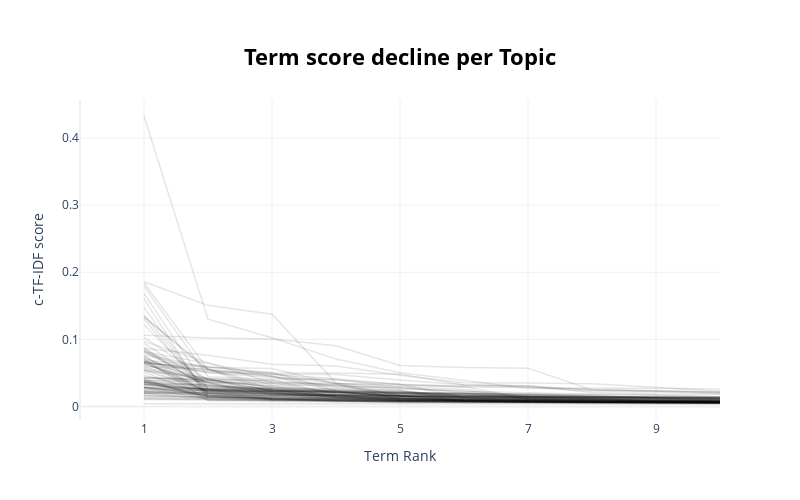

Write notebook code for a chart like this one.
### Code cell
model.visualize_term_rank()

### Figure 1 — Plotly figure (JSON) as saved in the notebook; plotly's stock layout.template omitted (floating-point values rounded to 4 significant figures)
{"data": [{"hovertext": "<b>Topic -1</b>:we_your_nt_vaccine_will_he_my_can_", "line": {"color": "black", "width": 1.5}, "mode": "lines+lines", "name": "", "opacity": 0.1, "type": "scatter", "x": [1, 2, 3, 4, 5, 6, 7, 8, 9, 10], "y": [0.003997, 0.003889, 0.003844, 0.003844, 0.00374, 0.003727, 0.00372, 0.00368, 0.003641, 0.003624]}, {"hovertext": "<b>Topic 0</b>:yahoo_gt_pcr_remote_covid19_rt_web_", "line": {"color": "black", "width": 1.5}, "mode": "lines+lines", "name": "", "opacity": 0.1, "type": "scatter", "x": [1, 2, 3, 4, 5, 6, 7, 8, 9, 10], "y": [0.01676, 0.01422, 0.01304, 0.008888, 0.007935, 0.007786, 0.007576, 0.006448, 0.005546, 0.005412]}, {"hovertext": "<b>Topic 1</b>:vaccine_vaccinated_vaccines_vaccina", "line": {"color": "black", "width": 1.5}, "mode": "lines+lines", "name": "", "opacity": 0.1, "type": "scatter", "x": [1, 2, 3, 4, 5, 6, 7, 8, 9, 10], "y": [0.03254, 0.02543, 0.01902, 0.01306, 0.01233, 0.007558, 0.006569, 0.006563, 0.00632, 0.006244]}, {"hovertext": "<b>Topic 2</b>:el_los_es_que_mascarilla_cuarentena", "line": {"color": "black", "width": 1.5}, "mode": "lines+lines", "name": "", "opacity": 0.1, "type": "scatter", "x": [1, 2, 3, 4, 5, 6, 7, 8, 9, 10], "y": [0.0259, 0.02571, 0.02262, 0.02127, 0.01926, 0.01901, 0.01755, 0.01496, 0.01288, 0.01161]}, {"hovertext": "<b>Topic 3</b>:coronavirus_coronavrus_por_los_que_", "line": {"color": "black", "width": 1.5}, "mode": "lines+lines", "name": "", "opacity": 0.1, "type": "scatter", "x": [1, 2, 3, 4, 5, 6, 7, 8, 9, 10], "y": [0.0362, 0.01655, 0.01517, 0.01322, 0.00971, 0.009472, 0.008851, 0.007475, 0.007465, 0.006358]}, {"hovertext": "<b>Topic 4</b>:china_chinese_coronavirus_outbreak_", "line": {"color": "black", "width": 1.5}, "mode": "lines+lines", "name": "", "opacity": 0.1, "type": "scatter", "x": [1, 2, 3, 4, 5, 6, 7, 8, 9, 10], "y": [0.07306, 0.03542, 0.01151, 0.008237, 0.006925, 0.006578, 0.006257, 0.005237, 0.005005, 0.004948]}, {"hovertext": "<b>Topic 5</b>:fuck_lol_love_omg_lmao_surprised_sh", "line": {"color": "black", "width": 1.5}, "mode": "lines+lines", "name": "", "opacity": 0.1, "type": "scatter", "x": [1, 2, 3, 4, 5, 6, 7, 8, 9, 10], "y": [0.02263, 0.02049, 0.01764, 0.01617, 0.01481, 0.01373, 0.01362, 0.01298, 0.01264, 0.01139]}, {"hovertext": "<b>Topic 6</b>:schools_school_students_education_t", "line": {"color": "black", "width": 1.5}, "mode": "lines+lines", "name": "", "opacity": 0.1, "type": "scatter", "x": [1, 2, 3, 4, 5, 6, 7, 8, 9, 10], "y": [0.03836, 0.03672, 0.03027, 0.01474, 0.01427, 0.01305, 0.008736, 0.008672, 0.00773, 0.00764]}, {"hovertext": "<b>Topic 7</b>:es_vacunas_los_vacuna_el_por_una_cu", "line": {"color": "black", "width": 1.5}, "mode": "lines+lines", "name": "", "opacity": 0.1, "type": "scatter", "x": [1, 2, 3, 4, 5, 6, 7, 8, 9, 10], "y": [0.02818, 0.02601, 0.02444, 0.02443, 0.02141, 0.01909, 0.01606, 0.01505, 0.01322, 0.01295]}, {"hovertext": "<b>Topic 8</b>:el_los_vacunacin_vacunas_vacuna_que", "line": {"color": "black", "width": 1.5}, "mode": "lines+lines", "name": "", "opacity": 0.1, "type": "scatter", "x": [1, 2, 3, 4, 5, 6, 7, 8, 9, 10], "y": [0.02867, 0.01709, 0.01625, 0.01585, 0.01241, 0.01007, 0.009955, 0.008976, 0.007747, 0.007561]}, {"hovertext": "<b>Topic 9</b>:und_der_nicht_ich_das_fr_auf_corona", "line": {"color": "black", "width": 1.5}, "mode": "lines+lines", "name": "", "opacity": 0.1, "type": "scatter", "x": [1, 2, 3, 4, 5, 6, 7, 8, 9, 10], "y": [0.06924, 0.05958, 0.04846, 0.0475, 0.03954, 0.03235, 0.03041, 0.02541, 0.02263, 0.02167]}, {"hovertext": "<b>Topic 10</b>:pandemic_birthday_wave_during_crui", "line": {"color": "black", "width": 1.5}, "mode": "lines+lines", "name": "", "opacity": 0.1, "type": "scatter", "x": [1, 2, 3, 4, 5, 6, 7, 8, 9, 10], "y": [0.03583, 0.01441, 0.01249, 0.008631, 0.007864, 0.005611, 0.005595, 0.005591, 0.005305, 0.005206]}, {"hovertext": "<b>Topic 11</b>:thread_here_louder_thanks_thank_ho", "line": {"color": "black", "width": 1.5}, "mode": "lines+lines", "name": "", "opacity": 0.1, "type": "scatter", "x": [1, 2, 3, 4, 5, 6, 7, 8, 9, 10], "y": [0.02746, 0.01161, 0.009981, 0.009521, 0.008651, 0.008223, 0.006413, 0.006097, 0.005735, 0.005608]}, {"hovertext": "<b>Topic 12</b>:gon_he_covid_get_soon_na_got_still", "line": {"color": "black", "width": 1.5}, "mode": "lines+lines", "name": "", "opacity": 0.1, "type": "scatter", "x": [1, 2, 3, 4, 5, 6, 7, 8, 9, 10], "y": [0.01049, 0.009296, 0.008814, 0.00852, 0.006667, 0.006539, 0.006388, 0.006181, 0.005268, 0.005214]}, {"hovertext": "<b>Topic 13</b>:el_virus_por_es_los_si_la_una_como", "line": {"color": "black", "width": 1.5}, "mode": "lines+lines", "name": "", "opacity": 0.1, "type": "scatter", "x": [1, 2, 3, 4, 5, 6, 7, 8, 9, 10], "y": [0.03519, 0.02539, 0.02236, 0.02199, 0.0207, 0.01422, 0.0139, 0.0109, 0.0106, 0.007628]}, {"hovertext": "<b>Topic 14</b>:pandemic_distancing_social_science", "line": {"color": "black", "width": 1.5}, "mode": "lines+lines", "name": "", "opacity": 0.1, "type": "scatter", "x": [1, 2, 3, 4, 5, 6, 7, 8, 9, 10], "y": [0.03625, 0.02435, 0.0216, 0.009463, 0.008406, 0.007705, 0.0075, 0.006642, 0.006133, 0.005412]}, {"hovertext": "<b>Topic 15</b>:here_contact_tracing_numbers_testi", "line": {"color": "black", "width": 1.5}, "mode": "lines+lines", "name": "", "opacity": 0.1, "type": "scatter", "x": [1, 2, 3, 4, 5, 6, 7, 8, 9, 10], "y": [0.01141, 0.01074, 0.01049, 0.008781, 0.006214, 0.006041, 0.00593, 0.004563, 0.004543, 0.004539]}, {"hovertext": "<b>Topic 16</b>:via_covid19_5g_video_update_app_po", "line": {"color": "black", "width": 1.5}, "mode": "lines+lines", "name": "", "opacity": 0.1, "type": "scatter", "x": [1, 2, 3, 4, 5, 6, 7, 8, 9, 10], "y": [0.01488, 0.01448, 0.008813, 0.008276, 0.005822, 0.005793, 0.005782, 0.00441, 0.004248, 0.004178]}, {"hovertext": "<b>Topic 17</b>:sports_games_teams_nfl_sport_baseb", "line": {"color": "black", "width": 1.5}, "mode": "lines+lines", "name": "", "opacity": 0.1, "type": "scatter", "x": [1, 2, 3, 4, 5, 6, 7, 8, 9, 10], "y": [0.01681, 0.01325, 0.01133, 0.01028, 0.008847, 0.008366, 0.008018, 0.007651, 0.006428, 0.005889]}, {"hovertext": "<b>Topic 18</b>:pandemia_uma_fauci_quarentena_isso", "line": {"color": "black", "width": 1.5}, "mode": "lines+lines", "name": "", "opacity": 0.1, "type": "scatter", "x": [1, 2, 3, 4, 5, 6, 7, 8, 9, 10], "y": [0.03185, 0.02599, 0.02389, 0.0209, 0.01629, 0.01283, 0.01255, 0.0125, 0.0105, 0.01011]}, {"hovertext": "<b>Topic 19</b>:lockdown_during_when_tier_lockdown", "line": {"color": "black", "width": 1.5}, "mode": "lines+lines", "name": "", "opacity": 0.1, "type": "scatter", "x": [1, 2, 3, 4, 5, 6, 7, 8, 9, 10], "y": [0.07044, 0.008448, 0.007231, 0.007125, 0.00701, 0.006654, 0.006222, 0.006115, 0.005903, 0.005844]}, {"hovertext": "<b>Topic 20</b>:lockdown_curfew_2021_19_yazokuluya", "line": {"color": "black", "width": 1.5}, "mode": "lines+lines", "name": "", "opacity": 0.1, "type": "scatter", "x": [1, 2, 3, 4, 5, 6, 7, 8, 9, 10], "y": [0.05674, 0.04198, 0.03629, 0.03191, 0.01689, 0.01477, 0.01392, 0.01103, 0.01068, 0.009903]}, {"hovertext": "<b>Topic 21</b>:test_tested_pcr_positive_tests_tes", "line": {"color": "black", "width": 1.5}, "mode": "lines+lines", "name": "", "opacity": 0.1, "type": "scatter", "x": [1, 2, 3, 4, 5, 6, 7, 8, 9, 10], "y": [0.06319, 0.03514, 0.03441, 0.02919, 0.02894, 0.02508, 0.01153, 0.006408, 0.006204, 0.006153]}, {"hovertext": "<b>Topic 22</b>:dengan_indonesia_dalam_kesehatan_p", "line": {"color": "black", "width": 1.5}, "mode": "lines+lines", "name": "", "opacity": 0.1, "type": "scatter", "x": [1, 2, 3, 4, 5, 6, 7, 8, 9, 10], "y": [0.02154, 0.02109, 0.01939, 0.01724, 0.01567, 0.01493, 0.01457, 0.01258, 0.01163, 0.01161]}, {"hovertext": "<b>Topic 23</b>:mask_wear_wearing_masks_face_like_", "line": {"color": "black", "width": 1.5}, "mode": "lines+lines", "name": "", "opacity": 0.1, "type": "scatter", "x": [1, 2, 3, 4, 5, 6, 7, 8, 9, 10], "y": [0.06683, 0.05235, 0.04856, 0.03495, 0.01566, 0.007905, 0.007617, 0.007514, 0.006024, 0.00536]}, {"hovertext": "<b>Topic 24</b>:les_vaccins_vaccin_le_pas_une_vacc", "line": {"color": "black", "width": 1.5}, "mode": "lines+lines", "name": "", "opacity": 0.1, "type": "scatter", "x": [1, 2, 3, 4, 5, 6, 7, 8, 9, 10], "y": [0.06612, 0.0542, 0.05036, 0.04991, 0.04815, 0.03207, 0.03074, 0.02093, 0.01855, 0.0183]}, {"hovertext": "<b>Topic 25</b>:eu_meu_uma_teste_esse_mais_minha_v", "line": {"color": "black", "width": 1.5}, "mode": "lines+lines", "name": "", "opacity": 0.1, "type": "scatter", "x": [1, 2, 3, 4, 5, 6, 7, 8, 9, 10], "y": [0.03355, 0.02307, 0.0179, 0.01705, 0.01535, 0.01478, 0.01262, 0.009542, 0.008966, 0.008954]}, {"hovertext": "<b>Topic 26</b>:refund_coronavirus_theaters_cancel", "line": {"color": "black", "width": 1.5}, "mode": "lines+lines", "name": "", "opacity": 0.1, "type": "scatter", "x": [1, 2, 3, 4, 5, 6, 7, 8, 9, 10], "y": [0.02087, 0.01959, 0.01162, 0.01021, 0.008876, 0.007599, 0.006306, 0.006193, 0.005755, 0.005561]}, {"hovertext": "<b>Topic 27</b>:nuevos_los_covid19_contagios_posit", "line": {"color": "black", "width": 1.5}, "mode": "lines+lines", "name": "", "opacity": 0.1, "type": "scatter", "x": [1, 2, 3, 4, 5, 6, 7, 8, 9, 10], "y": [0.02234, 0.01703, 0.01598, 0.01501, 0.01251, 0.01179, 0.01162, 0.009957, 0.00928, 0.009161]}, {"hovertext": "<b>Topic 28</b>:che_italy_della_tutti_un_si_tutto_", "line": {"color": "black", "width": 1.5}, "mode": "lines+lines", "name": "", "opacity": 0.1, "type": "scatter", "x": [1, 2, 3, 4, 5, 6, 7, 8, 9, 10], "y": [0.08752, 0.02546, 0.02208, 0.0214, 0.01911, 0.01647, 0.01483, 0.01335, 0.01292, 0.01231]}, {"hovertext": "<b>Topic 29</b>:mental_symptoms_health_fever_ebola", "line": {"color": "black", "width": 1.5}, "mode": "lines+lines", "name": "", "opacity": 0.1, "type": "scatter", "x": [1, 2, 3, 4, 5, 6, 7, 8, 9, 10], "y": [0.01196, 0.01176, 0.01086, 0.006953, 0.006728, 0.00653, 0.006483, 0.00648, 0.006111, 0.005658]}, {"hovertext": "<b>Topic 30</b>:pandemia_uma_quarentena_mais_isso_", "line": {"color": "black", "width": 1.5}, "mode": "lines+lines", "name": "", "opacity": 0.1, "type": "scatter", "x": [1, 2, 3, 4, 5, 6, 7, 8, 9, 10], "y": [0.0337, 0.02221, 0.02165, 0.02131, 0.01462, 0.01413, 0.01409, 0.01284, 0.0111, 0.01072]}, {"hovertext": "<b>Topic 31</b>:vacina_vacinao_vacinas_vacinar_que", "line": {"color": "black", "width": 1.5}, "mode": "lines+lines", "name": "", "opacity": 0.1, "type": "scatter", "x": [1, 2, 3, 4, 5, 6, 7, 8, 9, 10], "y": [0.08239, 0.02958, 0.02728, 0.0158, 0.01434, 0.01337, 0.01305, 0.01299, 0.01238, 0.01145]}, {"hovertext": "<b>Topic 32</b>:bolsonaro_brasil_presidente_uma_br", "line": {"color": "black", "width": 1.5}, "mode": "lines+lines", "name": "", "opacity": 0.1, "type": "scatter", "x": [1, 2, 3, 4, 5, 6, 7, 8, 9, 10], "y": [0.0196, 0.01728, 0.01042, 0.009356, 0.00923, 0.008058, 0.008027, 0.007291, 0.006457, 0.005491]}, {"hovertext": "<b>Topic 33</b>:spoke_society_bible_cashless_revel", "line": {"color": "black", "width": 1.5}, "mode": "lines+lines", "name": "", "opacity": 0.1, "type": "scatter", "x": [1, 2, 3, 4, 5, 6, 7, 8, 9, 10], "y": [0.01381, 0.01224, 0.01128, 0.01113, 0.008851, 0.008589, 0.006986, 0.006542, 0.006319, 0.006121]}, {"hovertext": "<b>Topic 34</b>:cases_deaths_died_county_death_rep", "line": {"color": "black", "width": 1.5}, "mode": "lines+lines", "name": "", "opacity": 0.1, "type": "scatter", "x": [1, 2, 3, 4, 5, 6, 7, 8, 9, 10], "y": [0.05362, 0.0418, 0.01763, 0.01541, 0.01197, 0.01138, 0.01084, 0.008022, 0.00785, 0.007184]}, {"hovertext": "<b>Topic 35</b>:le_les_pas_des_du_ce_une_dans_un_s", "line": {"color": "black", "width": 1.5}, "mode": "lines+lines", "name": "", "opacity": 0.1, "type": "scatter", "x": [1, 2, 3, 4, 5, 6, 7, 8, 9, 10], "y": [0.0659, 0.05049, 0.04768, 0.04112, 0.03258, 0.03032, 0.02922, 0.02439, 0.02312, 0.02048]}, {"hovertext": "<b>Topic 36</b>:fuck_fucking_like_covid_life_shit_", "line": {"color": "black", "width": 1.5}, "mode": "lines+lines", "name": "", "opacity": 0.1, "type": "scatter", "x": [1, 2, 3, 4, 5, 6, 7, 8, 9, 10], "y": [0.01932, 0.01196, 0.01136, 0.01005, 0.009133, 0.007974, 0.007367, 0.006902, 0.006851, 0.006826]}, {"hovertext": "<b>Topic 37</b>:cuomo_nursing_ny_york_governor_gov", "line": {"color": "black", "width": 1.5}, "mode": "lines+lines", "name": "", "opacity": 0.1, "type": "scatter", "x": [1, 2, 3, 4, 5, 6, 7, 8, 9, 10], "y": [0.07491, 0.02011, 0.01926, 0.0181, 0.01212, 0.009083, 0.008404, 0.006493, 0.005813, 0.005567]}, {"hovertext": "<b>Topic 38</b>:het_een_niet_van_ik_zijn_voor_nog_", "line": {"color": "black", "width": 1.5}, "mode": "lines+lines", "name": "", "opacity": 0.1, "type": "scatter", "x": [1, 2, 3, 4, 5, 6, 7, 8, 9, 10], "y": [0.08681, 0.07622, 0.06293, 0.0602, 0.04654, 0.0354, 0.03505, 0.03371, 0.02876, 0.02273]}, {"hovertext": "<b>Topic 39</b>:quarantine_quarantined_londonprote", "line": {"color": "black", "width": 1.5}, "mode": "lines+lines", "name": "", "opacity": 0.1, "type": "scatter", "x": [1, 2, 3, 4, 5, 6, 7, 8, 9, 10], "y": [0.1364, 0.01952, 0.01515, 0.01115, 0.008624, 0.007764, 0.00651, 0.005988, 0.005596, 0.005497]}, {"hovertext": "<b>Topic 40</b>:vacina_tomar_vacinar_minha_vai_vou", "line": {"color": "black", "width": 1.5}, "mode": "lines+lines", "name": "", "opacity": 0.1, "type": "scatter", "x": [1, 2, 3, 4, 5, 6, 7, 8, 9, 10], "y": [0.1342, 0.05523, 0.03212, 0.0311, 0.0272, 0.02279, 0.02054, 0.0185, 0.01709, 0.01412]}, {"hovertext": "<b>Topic 41</b>:vaccine_pfizer_vaccines_fda_covid1", "line": {"color": "black", "width": 1.5}, "mode": "lines+lines", "name": "", "opacity": 0.1, "type": "scatter", "x": [1, 2, 3, 4, 5, 6, 7, 8, 9, 10], "y": [0.04634, 0.02283, 0.02152, 0.01571, 0.01089, 0.009011, 0.008985, 0.008684, 0.007994, 0.006422]}, {"hovertext": "<b>Topic 42</b>:deaths_death_died_die_average_dyin", "line": {"color": "black", "width": 1.5}, "mode": "lines+lines", "name": "", "opacity": 0.1, "type": "scatter", "x": [1, 2, 3, 4, 5, 6, 7, 8, 9, 10], "y": [0.03813, 0.03096, 0.02294, 0.01397, 0.00798, 0.007682, 0.006446, 0.006331, 0.006285, 0.006043]}, {"hovertext": "<b>Topic 43</b>:herd_immunity_delta_variant_antibo", "line": {"color": "black", "width": 1.5}, "mode": "lines+lines", "name": "", "opacity": 0.1, "type": "scatter", "x": [1, 2, 3, 4, 5, 6, 7, 8, 9, 10], "y": [0.04321, 0.04166, 0.03838, 0.03198, 0.02407, 0.01224, 0.01184, 0.009037, 0.008116, 0.007259]}, {"hovertext": "<b>Topic 44</b>:hydroxychloroquine_ivermectin_hcq_", "line": {"color": "black", "width": 1.5}, "mode": "lines+lines", "name": "", "opacity": 0.1, "type": "scatter", "x": [1, 2, 3, 4, 5, 6, 7, 8, 9, 10], "y": [0.0593, 0.05569, 0.02049, 0.01479, 0.0107, 0.009842, 0.009068, 0.008517, 0.007989, 0.006181]}, {"hovertext": "<b>Topic 45</b>:masks_mask_wear_wearing_face_publi", "line": {"color": "black", "width": 1.5}, "mode": "lines+lines", "name": "", "opacity": 0.1, "type": "scatter", "x": [1, 2, 3, 4, 5, 6, 7, 8, 9, 10], "y": [0.04156, 0.03979, 0.02912, 0.02311, 0.01249, 0.00873, 0.008349, 0.008284, 0.006517, 0.005647]}, {"hovertext": "<b>Topic 46</b>:mask_wear_wearing_masks_face_your_", "line": {"color": "black", "width": 1.5}, "mode": "lines+lines", "name": "", "opacity": 0.1, "type": "scatter", "x": [1, 2, 3, 4, 5, 6, 7, 8, 9, 10], "y": [0.08156, 0.06419, 0.04495, 0.03421, 0.03297, 0.01304, 0.009945, 0.00933, 0.009006, 0.007803]}, {"hovertext": "<b>Topic 47</b>:ang_mga_yung_lang_ka_ako_talaga_ak", "line": {"color": "black", "width": 1.5}, "mode": "lines+lines", "name": "", "opacity": 0.1, "type": "scatter", "x": [1, 2, 3, 4, 5, 6, 7, 8, 9, 10], "y": [0.03608, 0.02885, 0.0274, 0.02226, 0.01941, 0.01882, 0.01826, 0.01821, 0.01748, 0.01437]}, {"hovertext": "<b>Topic 48</b>:trump_vaccine_president_pelosi_bid", "line": {"color": "black", "width": 1.5}, "mode": "lines+lines", "name": "", "opacity": 0.1, "type": "scatter", "x": [1, 2, 3, 4, 5, 6, 7, 8, 9, 10], "y": [0.03804, 0.0137, 0.01341, 0.01196, 0.01086, 0.009238, 0.008419, 0.006863, 0.006563, 0.006391]}, {"hovertext": "<b>Topic 49</b>:bir_kadar_koronavirs_biontech_gibi", "line": {"color": "black", "width": 1.5}, "mode": "lines+lines", "name": "", "opacity": 0.1, "type": "scatter", "x": [1, 2, 3, 4, 5, 6, 7, 8, 9, 10], "y": [0.06, 0.02437, 0.02258, 0.01917, 0.01907, 0.01659, 0.01497, 0.01438, 0.01393, 0.01391]}, {"hovertext": "<b>Topic 50</b>:mscara_mascara_sem_eu_uma_minha_pe", "line": {"color": "black", "width": 1.5}, "mode": "lines+lines", "name": "", "opacity": 0.1, "type": "scatter", "x": [1, 2, 3, 4, 5, 6, 7, 8, 9, 10], "y": [0.1793, 0.04433, 0.04067, 0.04035, 0.02808, 0.02026, 0.01477, 0.01383, 0.01375, 0.01317]}, {"hovertext": "<b>Topic 51</b>:mrna_virus_rna_coronavirus_vaccine", "line": {"color": "black", "width": 1.5}, "mode": "lines+lines", "name": "", "opacity": 0.1, "type": "scatter", "x": [1, 2, 3, 4, 5, 6, 7, 8, 9, 10], "y": [0.05578, 0.02381, 0.02137, 0.01794, 0.01601, 0.008855, 0.007889, 0.007207, 0.007137, 0.007032]}, {"hovertext": "<b>Topic 52</b>:vote_ballots_voting_election_ballo", "line": {"color": "black", "width": 1.5}, "mode": "lines+lines", "name": "", "opacity": 0.1, "type": "scatter", "x": [1, 2, 3, 4, 5, 6, 7, 8, 9, 10], "y": [0.03202, 0.02366, 0.02007, 0.01448, 0.01324, 0.01259, 0.01245, 0.01135, 0.008393, 0.006869]}, {"hovertext": "<b>Topic 53</b>:florida_governor_state_trump_texas", "line": {"color": "black", "width": 1.5}, "mode": "lines+lines", "name": "", "opacity": 0.1, "type": "scatter", "x": [1, 2, 3, 4, 5, 6, 7, 8, 9, 10], "y": [0.05089, 0.01488, 0.01294, 0.01254, 0.01224, 0.00992, 0.009821, 0.009358, 0.00821, 0.006744]}, {"hovertext": "<b>Topic 54</b>:boris_trump_johnson_brexit_tory_uk", "line": {"color": "black", "width": 1.5}, "mode": "lines+lines", "name": "", "opacity": 0.1, "type": "scatter", "x": [1, 2, 3, 4, 5, 6, 7, 8, 9, 10], "y": [0.04368, 0.0387, 0.03133, 0.02061, 0.01634, 0.01116, 0.01102, 0.01043, 0.007697, 0.007414]}, {"hovertext": "<b>Topic 55</b>:hai_tak_sa_bhi_vaccine_ka_ako_kya_", "line": {"color": "black", "width": 1.5}, "mode": "lines+lines", "name": "", "opacity": 0.1, "type": "scatter", "x": [1, 2, 3, 4, 5, 6, 7, 8, 9, 10], "y": [0.07325, 0.03086, 0.02578, 0.02144, 0.02062, 0.02015, 0.01831, 0.01468, 0.01425, 0.01373]}, {"hovertext": "<b>Topic 56</b>:le_pas_les_du_des_est_une_ce_sur_d", "line": {"color": "black", "width": 1.5}, "mode": "lines+lines", "name": "", "opacity": 0.1, "type": "scatter", "x": [1, 2, 3, 4, 5, 6, 7, 8, 9, 10], "y": [0.06698, 0.05023, 0.04315, 0.03917, 0.03298, 0.02908, 0.02805, 0.02289, 0.02144, 0.01888]}, {"hovertext": "<b>Topic 57</b>:gates_bill_donate_fund_restaurants", "line": {"color": "black", "width": 1.5}, "mode": "lines+lines", "name": "", "opacity": 0.1, "type": "scatter", "x": [1, 2, 3, 4, 5, 6, 7, 8, 9, 10], "y": [0.02056, 0.01584, 0.01495, 0.01329, 0.01307, 0.01048, 0.007518, 0.006984, 0.006208, 0.006113]}, {"hovertext": "<b>Topic 58</b>:ang_ga_gak_saya_aja_sa_semoga_kala", "line": {"color": "black", "width": 1.5}, "mode": "lines+lines", "name": "", "opacity": 0.1, "type": "scatter", "x": [1, 2, 3, 4, 5, 6, 7, 8, 9, 10], "y": [0.02248, 0.01993, 0.019, 0.01692, 0.01644, 0.01345, 0.01253, 0.01238, 0.01174, 0.01167]}, {"hovertext": "<b>Topic 59</b>:coronavirus_corona_virus_he_would_", "line": {"color": "black", "width": 1.5}, "mode": "lines+lines", "name": "", "opacity": 0.1, "type": "scatter", "x": [1, 2, 3, 4, 5, 6, 7, 8, 9, 10], "y": [0.04111, 0.009538, 0.009042, 0.008457, 0.007985, 0.006622, 0.006474, 0.00602, 0.005196, 0.005131]}, {"hovertext": "<b>Topic 60</b>:pin_dose2_dose1_code_pmc_bursturhe", "line": {"color": "black", "width": 1.5}, "mode": "lines+lines", "name": "", "opacity": 0.1, "type": "scatter", "x": [1, 2, 3, 4, 5, 6, 7, 8, 9, 10], "y": [0.1059, 0.1021, 0.1007, 0.09058, 0.06103, 0.05786, 0.05708, 0.02444, 0.02363, 0.02124]}, {"hovertext": "<b>Topic 61</b>:lockdown_lockdowns_lockdownbts_pri", "line": {"color": "black", "width": 1.5}, "mode": "lines+lines", "name": "", "opacity": 0.1, "type": "scatter", "x": [1, 2, 3, 4, 5, 6, 7, 8, 9, 10], "y": [0.0535, 0.02302, 0.01889, 0.01505, 0.009409, 0.008899, 0.007639, 0.007537, 0.006366, 0.006256]}, {"hovertext": "<b>Topic 62</b>:pandemia_es_los_una_que_el_esta_po", "line": {"color": "black", "width": 1.5}, "mode": "lines+lines", "name": "", "opacity": 0.1, "type": "scatter", "x": [1, 2, 3, 4, 5, 6, 7, 8, 9, 10], "y": [0.09446, 0.03224, 0.02703, 0.02564, 0.02049, 0.01869, 0.01729, 0.0165, 0.01235, 0.01138]}, {"hovertext": "<b>Topic 63</b>:stimulus_unemployment_economy_debt", "line": {"color": "black", "width": 1.5}, "mode": "lines+lines", "name": "", "opacity": 0.1, "type": "scatter", "x": [1, 2, 3, 4, 5, 6, 7, 8, 9, 10], "y": [0.02851, 0.01902, 0.01734, 0.01102, 0.007385, 0.006126, 0.005822, 0.005612, 0.005523, 0.005452]}, {"hovertext": "<b>Topic 64</b>:sweden_australia_canada_nz_canadia", "line": {"color": "black", "width": 1.5}, "mode": "lines+lines", "name": "", "opacity": 0.1, "type": "scatter", "x": [1, 2, 3, 4, 5, 6, 7, 8, 9, 10], "y": [0.02802, 0.02191, 0.02, 0.01318, 0.009388, 0.008056, 0.00731, 0.007267, 0.006266, 0.005981]}, {"hovertext": "<b>Topic 65</b>:maharashtra_bjp_delhi_nashik_mumba", "line": {"color": "black", "width": 1.5}, "mode": "lines+lines", "name": "", "opacity": 0.1, "type": "scatter", "x": [1, 2, 3, 4, 5, 6, 7, 8, 9, 10], "y": [0.02407, 0.02375, 0.02083, 0.01708, 0.01548, 0.009856, 0.009288, 0.008472, 0.006913, 0.006784]}, {"hovertext": "<b>Topic 66</b>:home_housing_rent_homeless_estate_", "line": {"color": "black", "width": 1.5}, "mode": "lines+lines", "name": "", "opacity": 0.1, "type": "scatter", "x": [1, 2, 3, 4, 5, 6, 7, 8, 9, 10], "y": [0.07045, 0.01971, 0.01722, 0.01593, 0.0151, 0.01226, 0.01053, 0.007078, 0.00673, 0.006344]}, {"hovertext": "<b>Topic 67</b>:coronavirus_covid19urlplaceholder_", "line": {"color": "black", "width": 1.5}, "mode": "lines+lines", "name": "", "opacity": 0.1, "type": "scatter", "x": [1, 2, 3, 4, 5, 6, 7, 8, 9, 10], "y": [0.06486, 0.02647, 0.02617, 0.02134, 0.0161, 0.01491, 0.01348, 0.01265, 0.01142, 0.01073]}, {"hovertext": "<b>Topic 68</b>:coronavirus_deaths_appointments_co", "line": {"color": "black", "width": 1.5}, "mode": "lines+lines", "name": "", "opacity": 0.1, "type": "scatter", "x": [1, 2, 3, 4, 5, 6, 7, 8, 9, 10], "y": [0.03296, 0.03289, 0.02356, 0.0211, 0.01595, 0.01387, 0.01203, 0.0114, 0.008623, 0.008617]}, {"hovertext": "<b>Topic 69</b>:nigeria_africa_african_kenyans_nig", "line": {"color": "black", "width": 1.5}, "mode": "lines+lines", "name": "", "opacity": 0.1, "type": "scatter", "x": [1, 2, 3, 4, 5, 6, 7, 8, 9, 10], "y": [0.06244, 0.03574, 0.0195, 0.01803, 0.01711, 0.01622, 0.01412, 0.01327, 0.01117, 0.007784]}, {"hovertext": "<b>Topic 70</b>:music_song_concert_songs_album_tou", "line": {"color": "black", "width": 1.5}, "mode": "lines+lines", "name": "", "opacity": 0.1, "type": "scatter", "x": [1, 2, 3, 4, 5, 6, 7, 8, 9, 10], "y": [0.06552, 0.04103, 0.02318, 0.01603, 0.01581, 0.01112, 0.01069, 0.01015, 0.008526, 0.007731]}, {"hovertext": "<b>Topic 71</b>:corona_coronavac_promoten_year_unl", "line": {"color": "black", "width": 1.5}, "mode": "lines+lines", "name": "", "opacity": 0.1, "type": "scatter", "x": [1, 2, 3, 4, 5, 6, 7, 8, 9, 10], "y": [0.1606, 0.009972, 0.008839, 0.008506, 0.008079, 0.007465, 0.006678, 0.006491, 0.006189, 0.005893]}, {"hovertext": "<b>Topic 72</b>:passports_passport_freedom_governm", "line": {"color": "black", "width": 1.5}, "mode": "lines+lines", "name": "", "opacity": 0.1, "type": "scatter", "x": [1, 2, 3, 4, 5, 6, 7, 8, 9, 10], "y": [0.08164, 0.03616, 0.01667, 0.01667, 0.009944, 0.009027, 0.008643, 0.008455, 0.006919, 0.006857]}, {"hovertext": "<b>Topic 73</b>:icu_hospital_patients_ventilators_", "line": {"color": "black", "width": 1.5}, "mode": "lines+lines", "name": "", "opacity": 0.1, "type": "scatter", "x": [1, 2, 3, 4, 5, 6, 7, 8, 9, 10], "y": [0.03639, 0.03154, 0.02398, 0.02334, 0.02012, 0.01312, 0.008191, 0.007417, 0.007371, 0.006861]}, {"hovertext": "<b>Topic 74</b>:pfizer_moderna_vaccine_speed_opera", "line": {"color": "black", "width": 1.5}, "mode": "lines+lines", "name": "", "opacity": 0.1, "type": "scatter", "x": [1, 2, 3, 4, 5, 6, 7, 8, 9, 10], "y": [0.1684, 0.02566, 0.01069, 0.008478, 0.007833, 0.00708, 0.005868, 0.00563, 0.00533, 0.005116]}, {"hovertext": "<b>Topic 75</b>:cubrebocas_cloroquina_bats_por_bat", "line": {"color": "black", "width": 1.5}, "mode": "lines+lines", "name": "", "opacity": 0.1, "type": "scatter", "x": [1, 2, 3, 4, 5, 6, 7, 8, 9, 10], "y": [0.07597, 0.05655, 0.02513, 0.01325, 0.01003, 0.00962, 0.009316, 0.009149, 0.009119, 0.008917]}, {"hovertext": "<b>Topic 76</b>:kf94_kf80_kfad_400_100_tre45on_555", "line": {"color": "black", "width": 1.5}, "mode": "lines+lines", "name": "", "opacity": 0.1, "type": "scatter", "x": [1, 2, 3, 4, 5, 6, 7, 8, 9, 10], "y": [0.1858, 0.1507, 0.1374, 0.03499, 0.02649, 0.02306, 0.01609, 0.01547, 0.01416, 0.01272]}, {"hovertext": "<b>Topic 77</b>:el_por_es_si_la_cuando_una_los_com", "line": {"color": "black", "width": 1.5}, "mode": "lines+lines", "name": "", "opacity": 0.1, "type": "scatter", "x": [1, 2, 3, 4, 5, 6, 7, 8, 9, 10], "y": [0.03693, 0.02421, 0.02269, 0.02088, 0.01701, 0.01621, 0.01544, 0.01411, 0.01332, 0.01287]}, {"hovertext": "<b>Topic 78</b>:lockdown_foto_logo_minha_fotos_mai", "line": {"color": "black", "width": 1.5}, "mode": "lines+lines", "name": "", "opacity": 0.1, "type": "scatter", "x": [1, 2, 3, 4, 5, 6, 7, 8, 9, 10], "y": [0.05418, 0.03987, 0.03915, 0.01803, 0.01756, 0.01736, 0.01494, 0.0144, 0.01376, 0.01306]}, {"hovertext": "<b>Topic 79</b>:protests_protest_protesters_protes", "line": {"color": "black", "width": 1.5}, "mode": "lines+lines", "name": "", "opacity": 0.1, "type": "scatter", "x": [1, 2, 3, 4, 5, 6, 7, 8, 9, 10], "y": [0.03932, 0.03728, 0.02497, 0.02288, 0.01499, 0.01455, 0.01249, 0.0123, 0.007521, 0.007048]}, {"hovertext": "<b>Topic 80</b>:mask_masks_wear_wearing_vaccinated", "line": {"color": "black", "width": 1.5}, "mode": "lines+lines", "name": "", "opacity": 0.1, "type": "scatter", "x": [1, 2, 3, 4, 5, 6, 7, 8, 9, 10], "y": [0.04226, 0.03935, 0.02864, 0.02646, 0.02409, 0.007758, 0.006923, 0.006742, 0.006689, 0.005477]}, {"hovertext": "<b>Topic 81</b>:za_bdzie_czy_ze_przez_ludzie_szcze", "line": {"color": "black", "width": 1.5}, "mode": "lines+lines", "name": "", "opacity": 0.1, "type": "scatter", "x": [1, 2, 3, 4, 5, 6, 7, 8, 9, 10], "y": [0.0286, 0.02675, 0.02422, 0.02365, 0.0224, 0.01557, 0.01406, 0.01384, 0.01384, 0.01365]}, {"hovertext": "<b>Topic 82</b>:mscara_mascara_sem_eu_uma_uso_pra_", "line": {"color": "black", "width": 1.5}, "mode": "lines+lines", "name": "", "opacity": 0.1, "type": "scatter", "x": [1, 2, 3, 4, 5, 6, 7, 8, 9, 10], "y": [0.184, 0.0553, 0.04451, 0.02872, 0.02222, 0.01646, 0.0155, 0.01399, 0.01378, 0.01306]}, {"hovertext": "<b>Topic 83</b>:iherbafz9811afz9811afz9811_8iherb_", "line": {"color": "black", "width": 1.5}, "mode": "lines+lines", "name": "", "opacity": 0.1, "type": "scatter", "x": [1, 2, 3, 4, 5, 6, 7, 8, 9, 10], "y": [0.4329, 0.13, 0.1025, 0.07055, 0.05036, 0.03906, 0.02724, 0.02724, 0.02724, 0.02604]}, {"hovertext": "<b>Topic 84</b>:face_mascara_mask_masks_wear_fabri", "line": {"color": "black", "width": 1.5}, "mode": "lines+lines", "name": "", "opacity": 0.1, "type": "scatter", "x": [1, 2, 3, 4, 5, 6, 7, 8, 9, 10], "y": [0.06385, 0.05882, 0.05042, 0.02378, 0.02031, 0.01986, 0.01075, 0.01008, 0.008956, 0.008535]}, {"hovertext": "<b>Topic 85</b>:cases_deaths_recovered_death_criti", "line": {"color": "black", "width": 1.5}, "mode": "lines+lines", "name": "", "opacity": 0.1, "type": "scatter", "x": [1, 2, 3, 4, 5, 6, 7, 8, 9, 10], "y": [0.1334, 0.05337, 0.04504, 0.02252, 0.02121, 0.01705, 0.01457, 0.01388, 0.01246, 0.00915]}, {"hovertext": "<b>Topic 86</b>:whatshappeninginmyanmar_july27coup", "line": {"color": "black", "width": 1.5}, "mode": "lines+lines", "name": "", "opacity": 0.1, "type": "scatter", "x": [1, 2, 3, 4, 5, 6, 7, 8, 9, 10], "y": [0.08457, 0.02807, 0.02578, 0.01703, 0.01499, 0.01445, 0.01404, 0.01386, 0.01266, 0.0115]}, {"hovertext": "<b>Topic 87</b>:virus_fear_spread_because_he_your_", "line": {"color": "black", "width": 1.5}, "mode": "lines+lines", "name": "", "opacity": 0.1, "type": "scatter", "x": [1, 2, 3, 4, 5, 6, 7, 8, 9, 10], "y": [0.06576, 0.02182, 0.00963, 0.009025, 0.00807, 0.007257, 0.006672, 0.006608, 0.006522, 0.006177]}, {"hovertext": "<b>Topic 88</b>:market_stocks_stock_business_compa", "line": {"color": "black", "width": 1.5}, "mode": "lines+lines", "name": "", "opacity": 0.1, "type": "scatter", "x": [1, 2, 3, 4, 5, 6, 7, 8, 9, 10], "y": [0.02555, 0.02366, 0.02296, 0.02145, 0.01952, 0.01946, 0.01848, 0.01571, 0.01269, 0.009977]}, {"hovertext": "<b>Topic 89</b>:covid19_covid19mx_lawancovid19_hop", "line": {"color": "black", "width": 1.5}, "mode": "lines+lines", "name": "", "opacity": 0.1, "type": "scatter", "x": [1, 2, 3, 4, 5, 6, 7, 8, 9, 10], "y": [0.03972, 0.01378, 0.01265, 0.01199, 0.01093, 0.0108, 0.01025, 0.01011, 0.009912, 0.008881]}, {"hovertext": "<b>Topic 90</b>:sarscov2_virus_vaccine_vaccinated_", "line": {"color": "black", "width": 1.5}, "mode": "lines+lines", "name": "", "opacity": 0.1, "type": "scatter", "x": [1, 2, 3, 4, 5, 6, 7, 8, 9, 10], "y": [0.06818, 0.01683, 0.01415, 0.01283, 0.01228, 0.009187, 0.008732, 0.006174, 0.005829, 0.005649]}, {"hovertext": "<b>Topic 91</b>:hospital_nhs_hospitals_hospitales_", "line": {"color": "black", "width": 1.5}, "mode": "lines+lines", "name": "", "opacity": 0.1, "type": "scatter", "x": [1, 2, 3, 4, 5, 6, 7, 8, 9, 10], "y": [0.01968, 0.01901, 0.01676, 0.01575, 0.01103, 0.00936, 0.007784, 0.006979, 0.006171, 0.005781]}, {"hovertext": "<b>Topic 92</b>:iran_uae_israel_dubai_iranian_pale", "line": {"color": "black", "width": 1.5}, "mode": "lines+lines", "name": "", "opacity": 0.1, "type": "scatter", "x": [1, 2, 3, 4, 5, 6, 7, 8, 9, 10], "y": [0.1029, 0.0393, 0.03497, 0.02027, 0.01841, 0.01556, 0.01556, 0.01139, 0.01038, 0.009442]}, {"hovertext": "<b>Topic 93</b>:corona_2021_alyemenimuharram_ad112", "line": {"color": "black", "width": 1.5}, "mode": "lines+lines", "name": "", "opacity": 0.1, "type": "scatter", "x": [1, 2, 3, 4, 5, 6, 7, 8, 9, 10], "y": [0.1477, 0.01633, 0.0109, 0.0109, 0.0109, 0.01073, 0.01026, 0.00984, 0.009396, 0.007947]}, {"hovertext": "<b>Topic 94</b>:positive_test_tested_tests_negativ", "line": {"color": "black", "width": 1.5}, "mode": "lines+lines", "name": "", "opacity": 0.1, "type": "scatter", "x": [1, 2, 3, 4, 5, 6, 7, 8, 9, 10], "y": [0.07856, 0.05817, 0.05656, 0.03399, 0.03093, 0.02924, 0.01154, 0.01051, 0.006968, 0.006784]}, {"hovertext": "<b>Topic 95</b>:biden_pence_trump_president_bernie", "line": {"color": "black", "width": 1.5}, "mode": "lines+lines", "name": "", "opacity": 0.1, "type": "scatter", "x": [1, 2, 3, 4, 5, 6, 7, 8, 9, 10], "y": [0.1216, 0.02586, 0.02509, 0.01311, 0.01008, 0.009773, 0.007223, 0.006881, 0.006222, 0.005898]}, {"hovertext": "<b>Topic 96</b>:lockdown_going_back_go_gon_nah_be_", "line": {"color": "black", "width": 1.5}, "mode": "lines+lines", "name": "", "opacity": 0.1, "type": "scatter", "x": [1, 2, 3, 4, 5, 6, 7, 8, 9, 10], "y": [0.1308, 0.01427, 0.01181, 0.01178, 0.01071, 0.01057, 0.009527, 0.008785, 0.008595, 0.007945]}, {"hovertext": "<b>Topic 97</b>:19_covid19_covid19greece_covid19gr", "line": {"color": "black", "width": 1.5}, "mode": "lines+lines", "name": "", "opacity": 0.1, "type": "scatter", "x": [1, 2, 3, 4, 5, 6, 7, 8, 9, 10], "y": [0.02926, 0.01571, 0.01069, 0.01069, 0.009571, 0.0085, 0.008327, 0.007529, 0.006314, 0.006223]}, {"hovertext": "<b>Topic 98</b>:tweet_twitter_retweet_tweets_tweet", "line": {"color": "black", "width": 1.5}, "mode": "lines+lines", "name": "", "opacity": 0.1, "type": "scatter", "x": [1, 2, 3, 4, 5, 6, 7, 8, 9, 10], "y": [0.09694, 0.06499, 0.03542, 0.03365, 0.01019, 0.007983, 0.007239, 0.007063, 0.006824, 0.006381]}, {"hovertext": "<b>Topic 99</b>:sanitizer_wash_soap_washing_germs_", "line": {"color": "black", "width": 1.5}, "mode": "lines+lines", "name": "", "opacity": 0.1, "type": "scatter", "x": [1, 2, 3, 4, 5, 6, 7, 8, 9, 10], "y": [0.08491, 0.04034, 0.02348, 0.02296, 0.0123, 0.01204, 0.01157, 0.009727, 0.009384, 0.007937]}], "layout": {"height": 500, "hoverlabel": {"bgcolor": "white", "font": {"family": "Rockwell", "size": 16}}, "showlegend": false, "title": {"font": {"color": "Black", "size": 22}, "text": "<b>Term score decline per Topic</b>", "x": 0.5, "xanchor": "center", "y": 0.9, "yanchor": "top"}, "width": 800, "xaxis": {"dtick": 2, "range": [0, 10], "tick0": 1, "title": {"text": "Term Rank"}}, "yaxis": {"title": {"text": "c-TF-IDF score"}}}}
